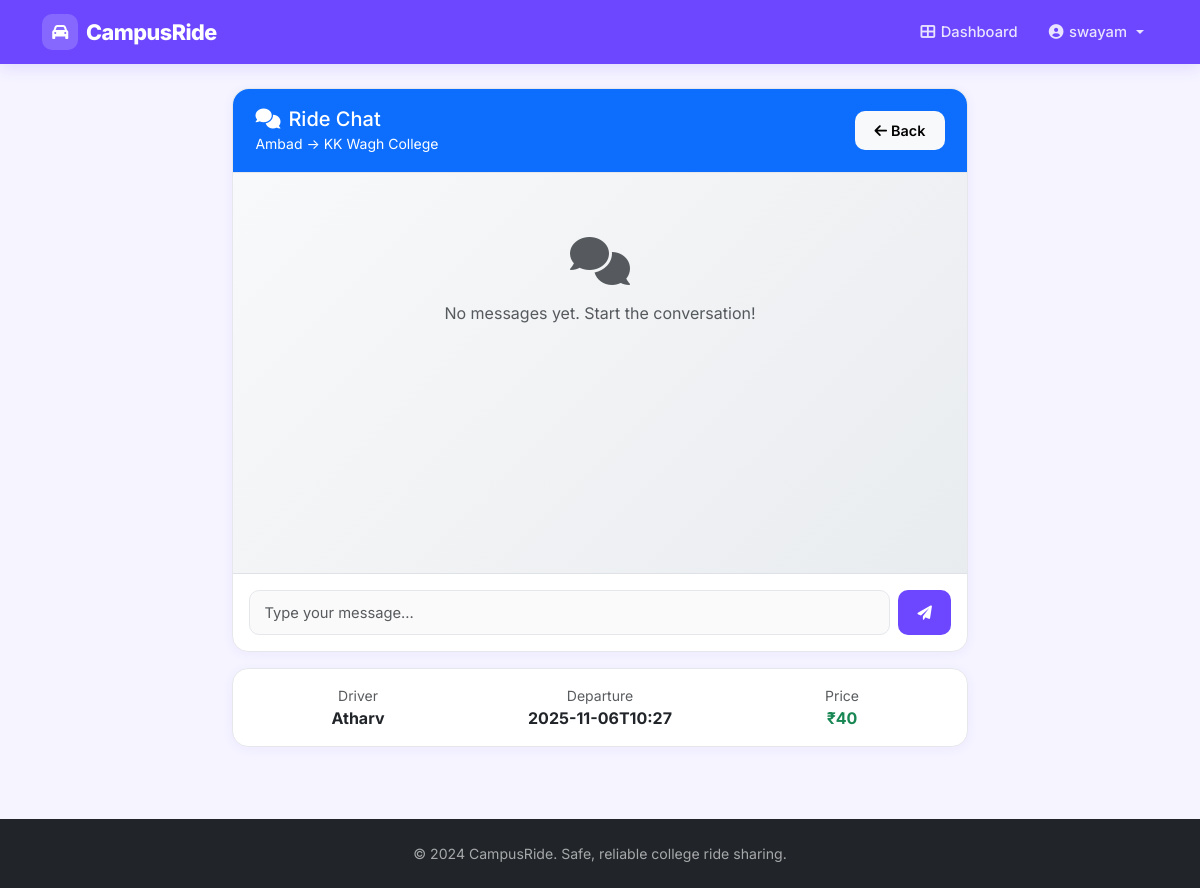
/chat/6 (signed in), run on the app's committed database.
### tables this page shows
CREATE TABLE bookings (
            id INTEGER PRIMARY KEY AUTOINCREMENT,
            ride_id INTEGER NOT NULL,
            passenger_email TEXT NOT NULL,
            passenger_name TEXT NOT NULL,
            booked_at TEXT NOT NULL, pickup_location TEXT, dropoff_location TEXT, amount_paid DECIMAL(10,2) DEFAULT 0.00, payment_status TEXT DEFAULT "pending",
            FOREIGN KEY (ride_id) REFERENCES rides (id),
            FOREIGN KEY (passenger_email) REFERENCES users (email)
        );

CREATE TABLE rides (
            id INTEGER PRIMARY KEY AUTOINCREMENT,
            driver_email TEXT NOT NULL,
            driver_name TEXT NOT NULL,
            origin TEXT NOT NULL,
            destination TEXT NOT NULL,
            departure_time TEXT NOT NULL,
            seats_available INTEGER NOT NULL,
            created_at TEXT NOT NULL, price_per_seat DECIMAL(10,2) DEFAULT 0.00, route_waypoints TEXT, ride_status TEXT DEFAULT "active", completed_at TEXT, distance_km DECIMAL(5,2) DEFAULT 0.00,
            FOREIGN KEY (driver_email) REFERENCES users (email)
        );

### app.py (the view)
@app.route('/chat/<int:ride_id>')
def chat(ride_id):
    if 'email' not in session:
        flash('You must be logged in to chat.', 'error')
        return redirect(url_for('login'))
    conn = get_db_connection()
    ride = conn.execute('SELECT * FROM rides WHERE id = ?', (ride_id,)).fetchone()
    if not ride:
        conn.close()
        flash('Ride not found.', 'error')
        return redirect(url_for('dashboard'))
    is_driver = ride['driver_email'] == session['email']
    is_passenger = conn.execute('SELECT * FROM bookings WHERE ride_id = ? AND passenger_email = ?',
                               (ride_id, session['email'])).fetchone() is not None
    if not (is_driver or is_passenger):
        conn.close()
        flash('You are not part of this ride.', 'error')
        return redirect(url_for('dashboard'))
    messages = conn.execute('''
        SELECT * FROM chat_messages WHERE ride_id = ? ORDER BY timestamp ASC
    ''', (ride_id,)).fetchall()
    conn.close()
    return render_template('chat.html', ride=dict(ride), messages=[dict(m) for m in messages])

### app.py (called while the page is built)
def get_db_connection():
    conn = sqlite3.connect(DATABASE)
    conn.row_factory = sqlite3.Row
    return conn

### templates/chat.html (shortened to what this page needs)
{% extends "layout.html" %}
{% block content %}
<div class="container py-4">
    <div class="row justify-content-center">
        <div class="col-md-8">
            <div class="card">
                <div class="card-header bg-primary text-white">
                    <div class="d-flex justify-content-between align-items-center">
                        <div>
                            <h5 class="mb-0">
                                <i class="fas fa-comments me-2"></i>Ride Chat
                            </h5>
                            <small>{{ ride.origin }} → {{ ride.destination }}</small>
                        </div>
                        <a href="{{ url_for('dashboard') }}" class="btn btn-light btn-sm">
                            <i class="fas fa-arrow-left me-1"></i>Back
                        </a>
                    </div>
                </div>
                <div class="card-body p-0">
                    <div id="chat-messages" class="chat-container" style="height: 400px; overflow-y: auto; padding: 1rem;">
                        {% if messages %}
                            {% for message in messages %}
                            <div class="message mb-3 {{ 'text-end' if message.sender_email == session.email else 'text-start' }}">
                                <div class="d-inline-block">
                                    <div class="message-bubble {{ 'bg-primary text-white' if message.sender_email == session.email else 'bg-light' }}"
                                         style="max-width: 70%; padding: 0.75rem; border-radius: 1rem;">
                                        <div class="message-text">{{ message.message }}</div>
                                        <small class="message-time {{ 'text-white-50' if message.sender_email == session.email else 'text-muted' }}">
                                            {{ message.sender_name }} • {{ message.timestamp }}
                                        </small>
                                    </div>
                                </div>
                            </div>
                            {% endfor %}
                        {% else %}
                            <div class="text-center text-muted py-5">
                                <i class="fas fa-comments fa-3x mb-3"></i>
                                <p>No messages yet. Start the conversation!</p>
                            </div>
                        {% endif %}
                    </div>
                    <div class="border-top p-3">
                        <form method="POST" action="{{ url_for('send_message', ride_id=ride.id) }}" class="d-flex gap-2">
                            <input type="text" name="message" class="form-control"
                                   placeholder="Type your message..." required maxlength="500">
                            <button type="submit" class="btn btn-primary">
                                <i class="fas fa-paper-plane"></i>
                            </button>
                        </form>
                    </div>
                </div>
            </div>
            <div class="card mt-3">
                <div class="card-body">
                    <div class="row text-center">
                        <div class="col-4">
                            <div class="text-muted small">Driver</div>
                            <div class="fw-bold">{{ ride.driver_name }}</div>
                        </div>
                        <div class="col-4">
                            <div class="text-muted small">Departure</div>
                            <div class="fw-bold">{{ ride.departure_time }}</div>
                        </div>
                        <div class="col-4">
                            <div class="text-muted small">Price</div>
                            <div class="fw-bold text-success">₹{{ ride.price_per_seat }}</div>
                        </div>
                    </div>
                </div>
            </div>
        </div>
    </div>
</div>
{% endblock %}

### templates/layout.html (shortened to what this page needs)
<!DOCTYPE html>
<html lang="en">
<head>
    <link href="https://cdn.jsdelivr.net/npm/bootstrap@5.3.0/dist/css/bootstrap.min.css" rel="stylesheet">
    <link href="https://cdnjs.cloudflare.com/ajax/libs/font-awesome/6.0.0/css/all.min.css" rel="stylesheet">
</head>
<body>
    <nav class="navbar navbar-expand-lg navbar-dark">
        <div class="container">
            <a class="navbar-brand" href="{{ url_for('index') }}">
                <span class="brand-icon"><i class="fas fa-car"></i></span>
                CampusRide
            </a>
            <div class="collapse navbar-collapse" id="navbarNav">
                <ul class="navbar-nav ms-auto align-items-lg-center gap-lg-1">
                    {% if session.email %}
                        <li class="nav-item">
                            <a class="nav-link" href="{{ url_for('dashboard') }}">
                                <i class="fas fa-th-large"></i>Dashboard
                            </a>
                        </li>
                        <li class="nav-item dropdown">
                            <a class="nav-link dropdown-toggle" href="#" id="navbarDropdown" role="button" data-bs-toggle="dropdown">
                                <i class="fas fa-user-circle"></i>{{ session.name }}
                            </a>
                        </li>
                    {% endif %}
                </ul>
            </div>
        </div>
    </nav>
    <div class="toast-container position-fixed top-0 end-0 p-3" style="z-index: 1055;">
    </div>
    <main>
        {% block content %}{% endblock %}
    </main>
    <footer class="bg-dark text-light py-4 mt-5">
        <div class="container text-center">
            <p>&copy; 2024 CampusRide. Safe, reliable college ride sharing.</p>
        </div>
    </footer>
</body>
</html>

### templates/layout.html (style rules this page uses)
:root { --primary-color: #6c47ff; --primary-dark: #4f2fe0; --primary-light: #ede9ff; --accent-color: #ff6b35; --accent-dark: #e85520; --secondary-color: #64748b; --success-color: #10b981; --danger-color: #ef4444; --warning-color: #f59e0b; --bg-color: #f5f4ff; --card-bg: #ffffff; --text-primary: #1e1b4b; --text-muted: #6b7280; --border-color: #e5e7eb; --navbar-height: 64px; }
* { box-sizing: border-box; }
body { font-family: 'Inter', -apple-system, BlinkMacSystemFont, sans-serif; background-color: var(--bg-color); color: var(--text-primary); opacity: 0; animation: pageLoad 0.4s ease forwards; }
.navbar { background: var(--primary-color) !important; height: var(--navbar-height); box-shadow: 0 2px 16px rgba(108,71,255,0.18); padding: 0 0; }
.navbar .container { height: 100%; }
.navbar-brand { font-weight: 800; font-size: 1.35rem; letter-spacing: -0.5px; color: #fff !important; display: flex; align-items: center; gap: 0.5rem; }
.navbar-brand .brand-icon { background: rgba(255,255,255,0.18); border-radius: 10px; width: 36px; height: 36px; display: flex; align-items: center; justify-content: center; font-size: 1rem; }
.navbar-nav .nav-link { color: rgba(255,255,255,0.85) !important; font-weight: 500; font-size: 0.92rem; padding: 0.4rem 0.85rem !important; border-radius: 8px; transition: background 0.18s, color 0.18s; display: flex; align-items: center; gap: 0.35rem; }
.card { border: 1px solid var(--border-color); box-shadow: 0 2px 12px rgba(108,71,255,0.06); border-radius: 16px; background: var(--card-bg); }
.card-header { background: transparent; border-bottom: 1px solid var(--border-color); padding: 1.1rem 1.4rem; border-radius: 16px 16px 0 0 !important; }
.btn { border-radius: 10px; font-weight: 600; font-size: 0.9rem; padding: 0.55rem 1.2rem; transition: all 0.2s ease; border: none; }
.btn-primary { background: var(--primary-color); color: #fff; }
.form-control, .form-select { border-radius: 10px; border: 1.5px solid var(--border-color); padding: 0.65rem 0.9rem; font-size: 0.92rem; color: var(--text-primary); background: #fafafa; transition: border-color 0.2s, box-shadow 0.2s; }
footer { background: #1e1b4b !important; }
footer p { color: rgba(255,255,255,0.6); font-size: 0.88rem; margin: 0; }

### templates/chat.html (style rules this page uses)
.chat-container { background: linear-gradient(135deg, #f8f9fa 0%, #e9ecef 100%); }

### data on the page
bookings: name "swayam"
rides: origin "Ambad", destination "KK Wagh College", driver_name "Atharv", departure_time "2025-11-06T10:27", price_per_seat "40"
